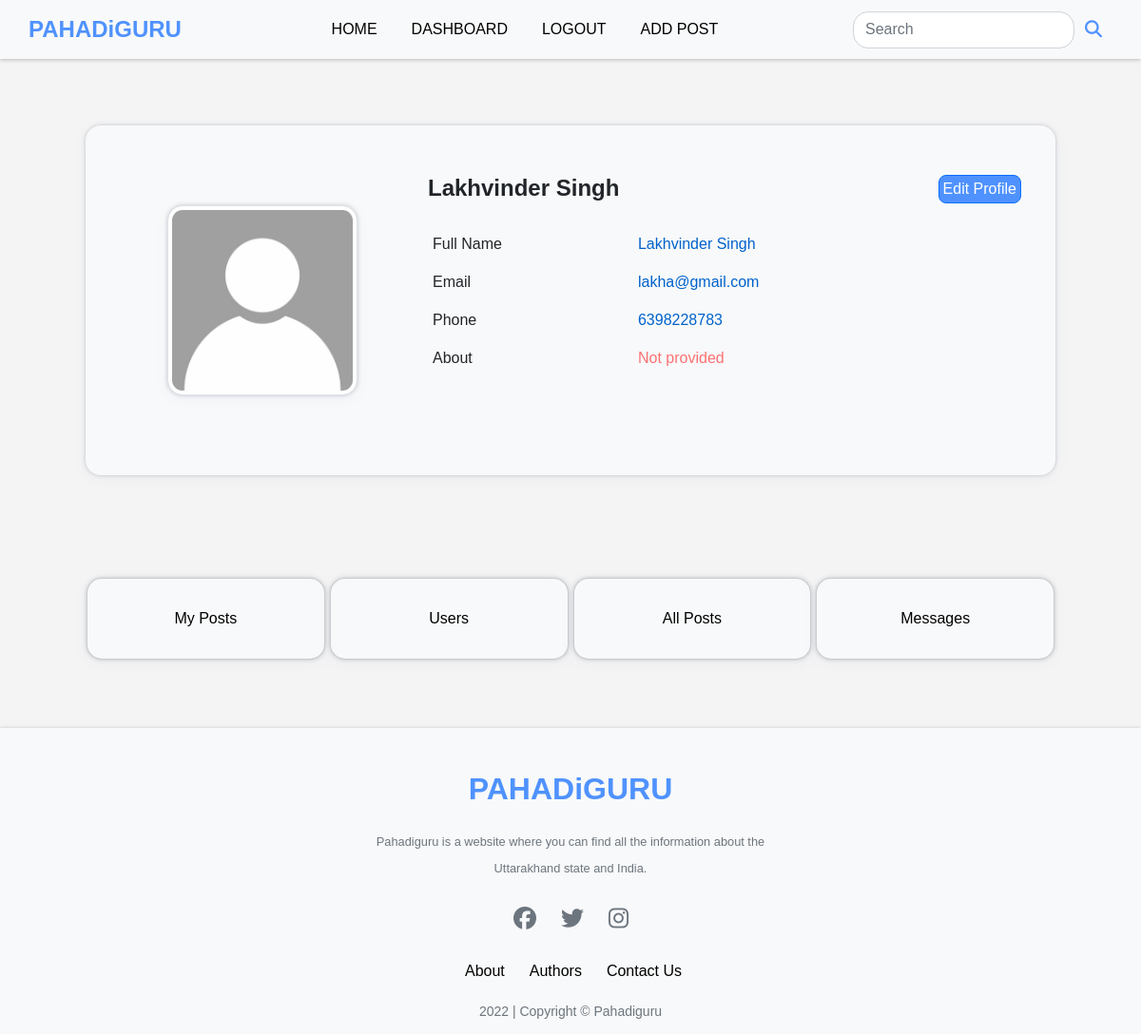
/dashboard (signed in), run on the app's committed database.
### app.py (models this page shows)
class Users(db.Model, UserMixin):
    id = db.Column(db.Integer, primary_key=True)
    first_name = db.Column(db.String(50), nullable=False)
    last_name = db.Column(db.String(50), nullable=False)
    email = db.Column(db.String(150), nullable=False,unique=True)
    phone = db.Column(db.String(50), nullable=True,default="None")
    date_added = db.Column(db.Date, default=date.today)
    about_author = db.Column(db.String(500), nullable=True,default="None")
    security_question = db.Column(db.String(50), nullable=True)
    security_answer = db.Column(db.String(50), nullable=True)
    password_hash = db.Column(db.String(128))
    role = db.Column(db.String(10), default='User')
    posts = db.relationship('Posts', backref='poster')
    likes=db.relationship('Likes',backref='user',passive_deletes=True)
    profile_pic=db.Column(db.String(), nullable=True , default="default.jpg")

### app.py (the view)
@app.route('/dashboard', methods=['GET', 'POST'])
@login_required
def dashboard():
    post = Posts.query.filter_by(poster_id=current_user.id).all()
    total_posts=Posts.query.filter_by(poster_id=current_user.id).count()
    total_views = 0
    for p in post:
        for v in p.views:
            total_views += v.view_count
    total_likes = 0
    for p in post:
        for l in p.likes:
            total_likes += 1
    return render_template('dashboard.html',post=post,total_posts=total_posts,total_views=total_views,total_likes=total_likes)

### app.py (called while the page is built)
@login_manager.user_loader
def load_user(user_id):
    return Users.query.get(int(user_id))

### templates/dashboard.html (shortened to what this page needs)
{% extends 'base.html' %} {% block head %}
<link
  rel="stylesheet"
  href="{{url_for('static',filename='css/dashboard.css')}}"
/>
{% endblock %} {% block content %}
<br />
<br />
<br />
<br />
<div
  class="container emp-profile rounded-4"
  style="
    background-color: #f8f9fa;
    box-shadow: rgba(67, 71, 85, 0.27) 0px 0px 0.25em,
      rgba(90, 125, 188, 0.05) 0px 0.25em 1em;
      width: 85vw;
  "
>
  <div class="row">
    <div class="col-md-4">
      <div class="profile-img mb-5 ">
        {% if current_user.profile_pic %}
        <img
          class="img-thumbnail mt-5 rounded-4"
          style="
            box-shadow: rgba(67, 71, 85, 0.27) 0px 0px 0.25em,
              rgba(90, 125, 188, 0.05) 0px 0.25em 1em;
          "
          width="200px"
          height="200px"
          src="{{url_for('static', filename='images/profile_pic/'+ current_user.profile_pic)}}"
          alt="None"
        />
        {% endif %}
      </div>
    </div>
    <div class="col-md-8">
      <div class="profile-head mt-3">
        <h4 style="font-weight: bold">
          {{current_user.first_name}} {{current_user.last_name}}
          <a
            style="float: right; padding: 2px 4px; font-size: 1rem"
            href="{{url_for('edit_profile',id=current_user.id)}}"
            class="btn btn-primary thebtn"
            >Edit Profile</a
          >
        </h4>
        <br />
        <div class="row">
          <div class="col-md-4">
            <label style="padding-left: 5px">Full Name</label>
          </div>
          <div class="col-md-8">
            <p style="padding-left: 5px">
              {{current_user.first_name}} {{current_user.last_name}}
            </p>
          </div>
        </div>
        <div class="row">
          <div class="col-md-4">
            <label style="padding-left: 5px">Email</label>
          </div>
          <div class="col-md-8">
            <p style="padding-left: 5px">{{current_user.email}}</p>
          </div>
        </div>
        <div class="row">
          <div class="col-md-4">
            <label style="padding-left: 5px">Phone</label>
          </div>
          {% if not current_user.phone or current_user.phone == "None"  %}
          <div class="col-md-8">
            <p style="padding-left: 5px ; color:rgba(255, 0, 0, 0.546);">Not provided</p>
          </div>
          {% else %}
          <div class="col-md-8">
            <p style="padding-left: 5px;">{{current_user.phone}}</p>
          </div>
          {% endif %}
        </div>
        <div class="row">
          <div class="col-md-4">
            <label style="padding-left: 5px">About</label>
          </div>
          {% if not current_user.about_author or current_user.about_author == "None"  %}
          <div class="col-md-8">
            <p style="padding-left: 5px ; color:rgba(255, 0, 0, 0.546);">Not provided</p>
          </div>
          {% else %}
          <div class="col-md-8">
            <p style="padding-left: 5px;">{{current_user.about_author}}</p>
          </div>
          {% endif %}
        </div>
      </div>
    </div>
  </div>
</div>
<br /><br /><br />
<div class="container ">
  <div class="row justify-content-center">
    {% if current_user.is_authenticated and (current_user.role=='Author' or
    current_user.role=='Admin') %}
    <div
      class="card col rounded-4"
      style="
        max-width: 22%;
        font-size: 1rem;
        background-color: #f8f9fa;
        text-align: center;
        padding: 30px 0;
        box-shadow: rgba(67, 71, 85, 0.27) 0px 0px 0.25em,
          rgba(90, 125, 188, 0.05) 0px 0.25em 1em;
      "
    >
      <a
        style="color: black; text-decoration: none"
        href="{{url_for('your_posts',id=current_user.id)}}"
        >My Posts</a
      >
    </div>
    {% endif %} {% if current_user.is_authenticated and
    (current_user.role=='Admin') %}
    <div
      class="card col rounded-4"
      style="
        max-width: 22%;
        font-size: 1rem;
        background-color: #f8f9fa;
        text-align: center;
        padding: 30px 0;
        margin-left: 5px;
        box-shadow: rgba(67, 71, 85, 0.27) 0px 0px 0.25em,
          rgba(90, 125, 188, 0.05) 0px 0.25em 1em;
      "
    >
      <a
        style="color: black; text-decoration: none"
        href="{{url_for('admin_all_users')}}"
        >Users</a
      >
    </div>
    <div
      class="card col rounded-4"
      style="
        max-width: 22%;
        font-size: 1rem;
        background-color: #f8f9fa;
        text-align: center;
        padding: 30px 0;
        margin-left: 5px;
        box-shadow: rgba(67, 71, 85, 0.27) 0px 0px 0.25em,
          rgba(90, 125, 188, 0.05) 0px 0.25em 1em;
      "
    >
      <a
        style="color: black; text-decoration: none"
        href="{{url_for('admin_all_posts')}}"
        >All Posts</a
      >
    </div>
    <div
      class="card col rounded-4"
      style="
        max-width: 22%;
        font-size: 1rem;
        background-color: #f8f9fa;
        text-align: center;
        padding: 30px 0;
        margin-left: 5px;
        box-shadow: rgba(67, 71, 85, 0.27) 0px 0px 0.25em,
          rgba(90, 125, 188, 0.05) 0px 0.25em 1em;
      "
    >
      <a
        style="color: black; text-decoration: none"
        href="{{url_for('admin_messages')}}"
        >Messages</a
      >
    </div>
    {% endif %}
  </div>
</div>
<br /><br /><br />
{% endblock %}

### static/css/dashboard.css (style rules this page uses)
.emp-profile { padding: 3%; margin-top: 3%; margin-bottom: 3%; border-radius: 0.5rem; background: #fff; }
.profile-img { text-align: center; }

### templates/dashboard.html (style rules this page uses)
p { color: #0062cc; }
.thebtn { background-color: #4f92ff; color: white; border-radius: 8px !important; }

### data on the page
Users: profile_pic (placeholder picture), first_name "Lakhvinder", last_name "Singh", email "lakha@gmail.com", phone "6398228783"
